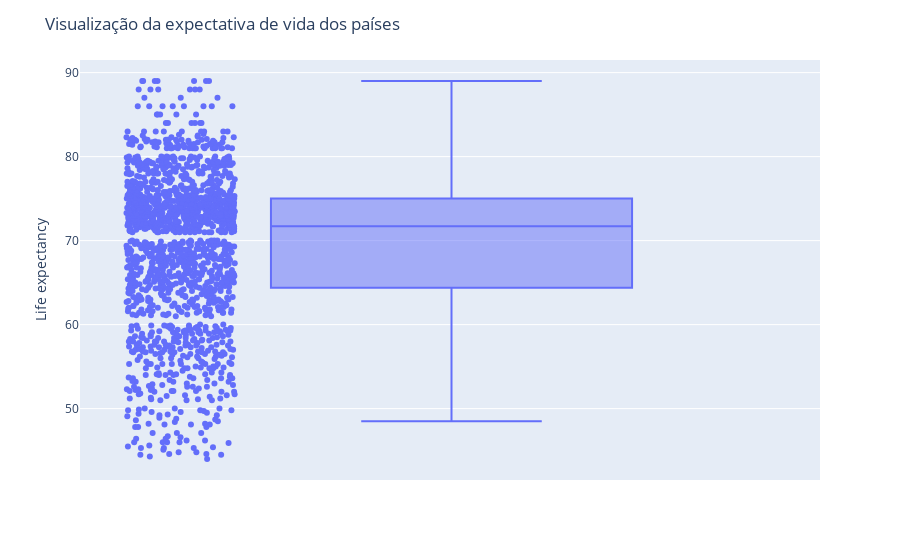

Here is the notebook cell this chart was saved with:
### Code cell
fig = px.box(df,y="Life expectancy ", points="all",hover_data=["Country"])
fig.update_layout(
    title="Boxplot da expectativa de vida dos países")
fig.show()

### Figure 1 — Plotly figure (JSON) as saved in the notebook; plotly's stock layout.template omitted (floating-point values rounded to 4 significant figures; data arrays with more than 128 entries replaced by an {"elided": "..."} marker saying what was removed)
{"data": [{"alignmentgroup": "True", "boxpoints": "all", "customdata": {"elided": "1657x1 str values"}, "hoverlabel": {"namelength": 0}, "hovertemplate": "Life expectancy =%{y}<br>Country=%{customdata[0]}", "legendgroup": "", "marker": {"color": "#636efa"}, "name": "", "notched": false, "offsetgroup": "", "orientation": "v", "showlegend": false, "type": "box", "x0": " ", "xaxis": "x", "y": {"elided": "1657 float values"}, "y0": " ", "yaxis": "y"}], "layout": {"boxmode": "group", "legend": {"tracegroupgap": 0}, "margin": {"t": 60}, "title": {"text": "Visualização da expectativa de vida dos países"}, "xaxis": {"anchor": "y", "domain": [0, 1]}, "yaxis": {"anchor": "x", "domain": [0, 1], "title": {"text": "Life expectancy "}}}}
